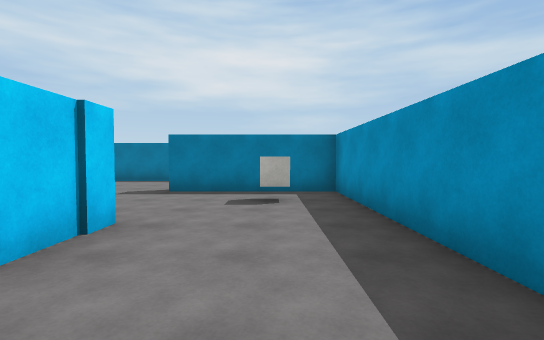
[1] (above)

15 first-person views from a walk through a 3-D level made in the Unity game engine. The camera is 1.4 m above the floor, tilts 2° down and sees 85° across. The floor is counted in squares, 2 m on a side. Each view is taken from the middle of a square. On the plan, view 1 faces up. The plan holds only what a view shows up to about 10 squares ahead; the rest is blank. Surface patterns are stand-ins for the level's own textures.

[2]
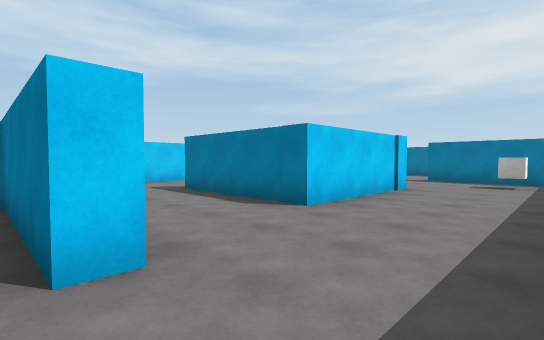

[3]
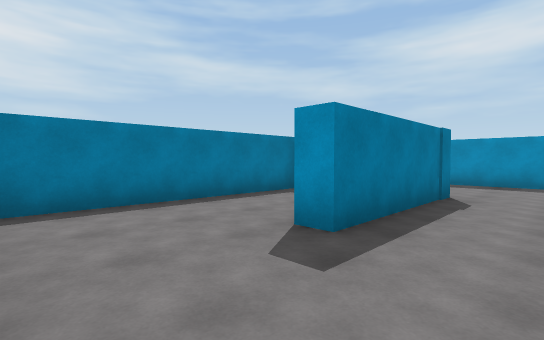

[4]
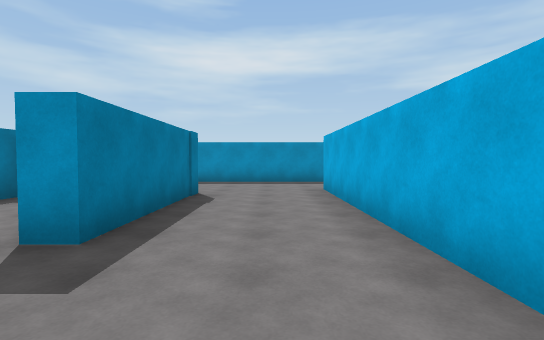

[5]
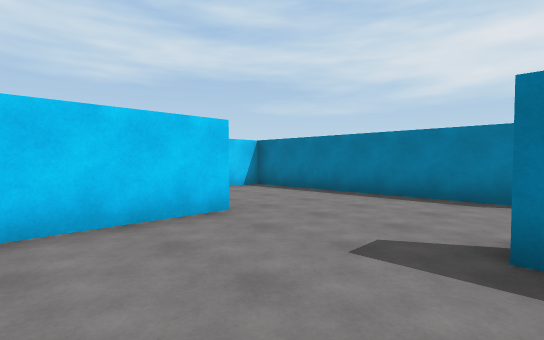

[6]
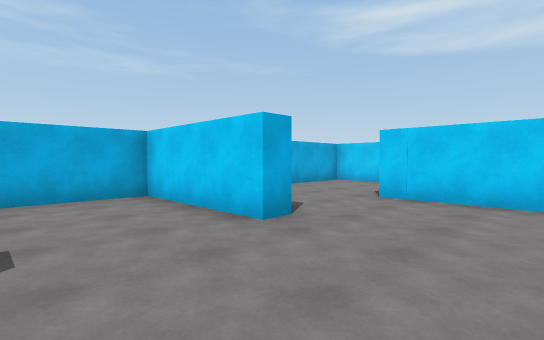

[7]
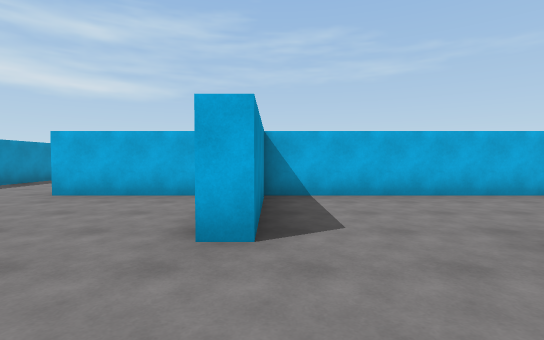

[8]
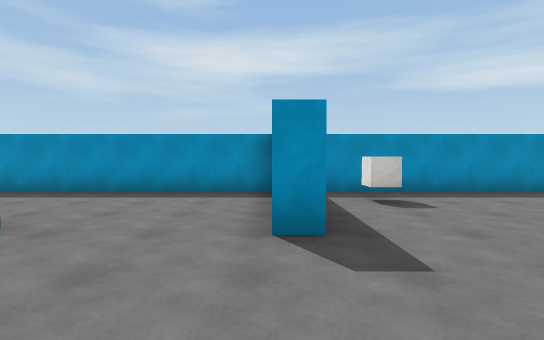

[9]
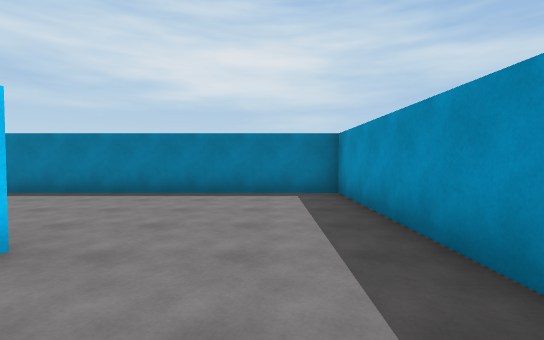

[10]
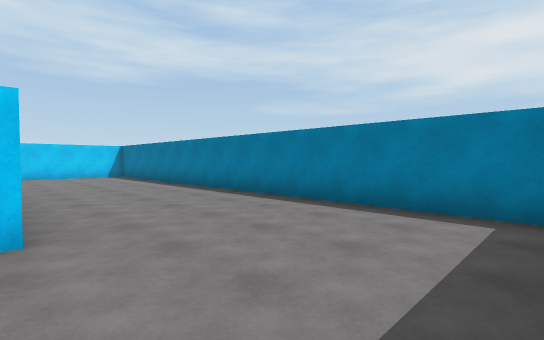

[11]
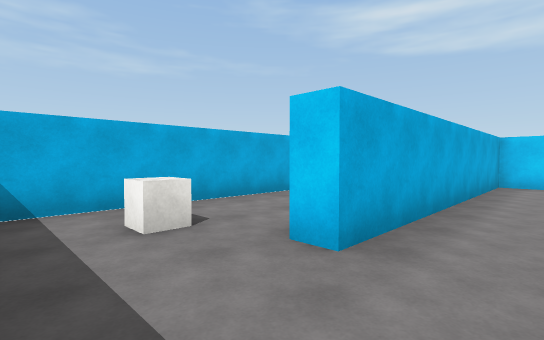

[12]
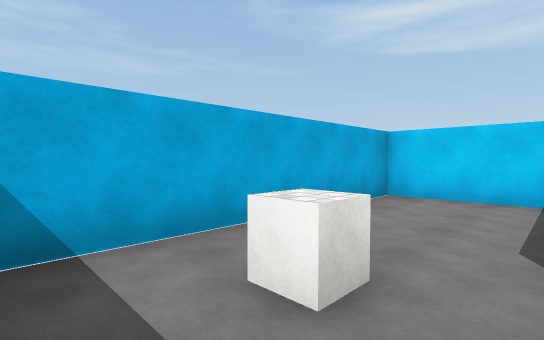

[13]
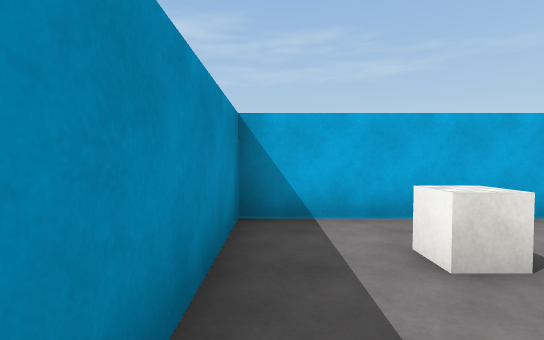

[14]
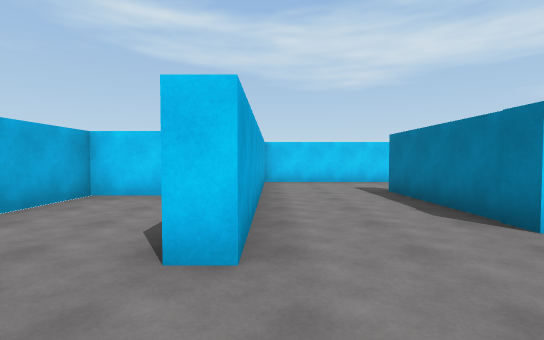

[15]
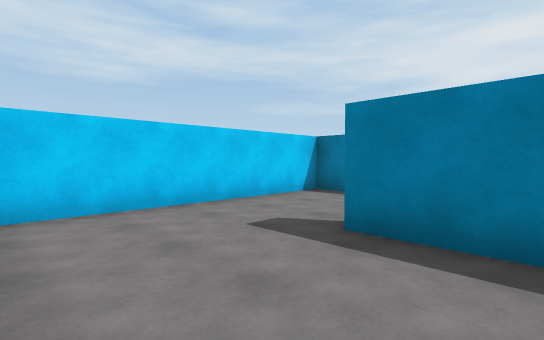

### Floor plan
Points are (right, up) in squares from view 1. A wall is a line through its corners. A room is listed if a view was taken in it or the views show most of it. See-through windows are left out.
Room 1 (views 1, 2, 3, 4, 5, 6, 7, 8, 11, 12, 13, 14, 15)
walls: (-2.4, 2.7) (-8.2, 2.7) (-8.2, -3.2) (-0.9, -3.2) (-0.9, -3.7); (-11.5, 3.3) (-5.9, 3.3) (-5.9, 6.5) (-5.3, 6.5) (-5.3, 3.3) (-1.8, 3.3) (-1.8, -0.4) (-5.6, -0.4) (-5.6, 0.1); (-2.5, 9.8) (-8.2, 9.8) (-8.2, 6.5); (1.4, -4.5) (1.4, 6.5) (-2.3, 6.5) (-2.3, 7); (-12, 4.9) (-12, 3.8)
ways out: opening at (-2.5, 8.5) to room 2; opening at (0.5, -4) to room 3
objects: cube (0, 5)
Room 2 (views 9, 10)
walls: (1.4, 7) (1.4, 14.2) (-8.9, 14.2)
ways out: opening at (-2.5, 8.5) to room 1; opening at (-10.5, 10.5)
Room 3 (no view inside)
walls: (-0.9, -3.7) (-4.8, -3.7) (-4.8, -6.5) (1.4, -6.5) (1.4, -4.5)
ways out: opening at (0.5, -4) to room 1
objects: cube (0, -5)

Where each view was taken, in squares from view 1:
view 1: 0 up, 0 right, facing up
view 2: 4 down, 1 right, facing up-left
view 3: 2 down, 8 left, facing up-right
view 4: 2 down, 8 left, facing right
view 5: 4 up, 2 left, facing up-left
view 6: 9 up, 3 left, facing down-left
view 7: 9 up, 6 left, facing down
view 8: 7 up, 5 left, facing right
view 9: 8 up, 0 right, facing up
view 10: 10 up, 1 right, facing up-left
view 11: 2 down, 1 right, facing down-left
view 12: 4 down, 1 right, facing down-left
view 13: 3 down, 1 right, facing down
view 14: 3 down, 1 right, facing left
view 15: 3 down, 4 left, facing up-left
